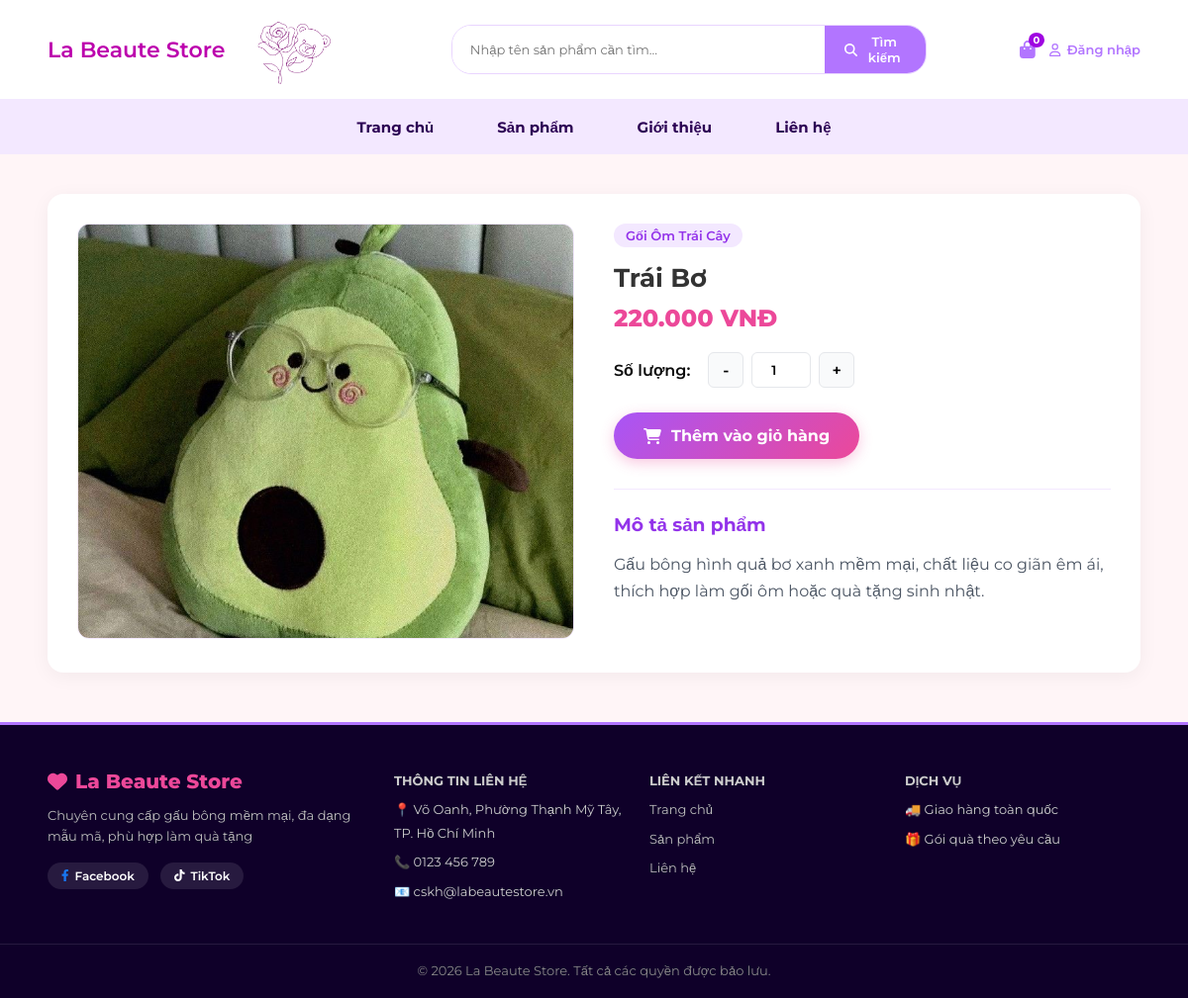
The app's page /product-detail.php?id=6 with its own data.
### tables this page shows
CREATE TABLE IF NOT EXISTS products (
    id INT AUTO_INCREMENT PRIMARY KEY,
    category_id INT NOT NULL,
    name VARCHAR(255) NOT NULL,
    price DECIMAL(10,2) NOT NULL,
    thumbnail VARCHAR(255) NOT NULL,
    description LONGTEXT NULL,
    created_at TIMESTAMP DEFAULT CURRENT_TIMESTAMP,
    FOREIGN KEY (category_id) REFERENCES categories(id) ON DELETE CASCADE
);

CREATE TABLE IF NOT EXISTS categories (
    id INT AUTO_INCREMENT PRIMARY KEY,
    name VARCHAR(100) NOT NULL,
    status TINYINT DEFAULT 1
);

### models/Product.php (called while the page is built, shortened)
<?php
class Product {
    private $conn;
    private $table = "products";
    public function __construct($db_conn) {
        $this->conn = $db_conn;
    }
    public function getProductById($id) {
        $sql = "SELECT p.*, c.name AS category_name
                FROM " . $this->table . " p
                LEFT JOIN categories c ON p.category_id = c.id
                WHERE p.id = :id LIMIT 1";
        $stmt = $this->conn->prepare($sql);
        $stmt->bindParam(':id', $id, PDO::PARAM_INT);
        $stmt->execute();
        return $stmt->fetch(PDO::FETCH_ASSOC);
    }
}

### product-detail.php (the view, shortened to what this page needs)
<?php
if (file_exists(__DIR__ . '/models/Product.php')) {
    require_once __DIR__ . '/models/Product.php';
} elseif (file_exists(__DIR__ . '/Product.php')) {
    require_once __DIR__ . '/Product.php';
}
$database = new Database();
$conn = $database->getConnection();
$id = isset($_GET['id']) ? intval($_GET['id']) : 0;
$product = null;
if ($conn && $id > 0) {
    if (class_exists('Product')) {
        $productModel = new Product($conn);
        if (method_exists($productModel, 'getProductById')) {
            $product = $productModel->getProductById($id);
        }
    }
}
function getProductImagePath($path) {
    if (str_starts_with($path, 'http://') || str_starts_with($path, 'https://') || str_starts_with($path, 'assets/')) {
        return $path;
    }
    return 'assets/uploads/products/' . ltrim($path, '/');
}
$isLoggedIn = isset($_SESSION['user']) || isset($_SESSION['user_id']);
$thumb = $product['thumbnail'] ?? ($product['image'] ?? '');
$mainImageUrl = getProductImagePath($thumb);
?>
<!DOCTYPE html>
<html lang="vi">
<head>
    <link rel="stylesheet" href="assets/css/style.css">
    <link rel="stylesheet" href="https://cdnjs.cloudflare.com/ajax/libs/font-awesome/6.4.0/css/all.min.css">
</head>
<body>
    <?php include("includes/header.php"); ?>
    <div class="container">
        <div class="detail-card">
            <div class="main-img-box">
                <img id="mainImg" src="<?php echo htmlspecialchars($mainImageUrl); ?>"
                    onerror="this.src='https://via.placeholder.com/450x450?text=No+Image';"
                    alt="<?php echo htmlspecialchars($product['name']); ?>">
            </div>
            <div class="product-info">
                <?php if (!empty($product['category_name'])): ?>
                <span class="category-badge"><?php echo htmlspecialchars($product['category_name']); ?></span>
                <?php endif; ?>
                <h1><?php echo htmlspecialchars($product['name']); ?></h1>
                <div class="detail-price">
                    <?php echo number_format($product['price'], 0, ',', '.'); ?> VNĐ
                </div>
                <form action="cart.php?action=add" method="POST" id="cartForm">
                    <div class="quantity-wrapper">
                        <label style="font-weight: 600; margin-right: 10px;">Số lượng:</label>
                        <button type="button" class="btn-qty" id="btnMinus">-</button>
                        <input type="number" name="quantity" id="inputQty" class="input-qty" value="1" min="1">
                        <button type="button" class="btn-qty" id="btnPlus">+</button>
                    </div>
                    <?php if ($isLoggedIn): ?>
                    <button type="submit" name="add_to_cart" class="btn-add-cart-detail">
                        <i class="fa-solid fa-cart-shopping"></i> Thêm vào giỏ hàng
                    </button>
                    <?php else: ?>
                    <a href="login.php?redirect=<?php echo urlencode('product-detail.php?id=' . $product['id']); ?>"
                        onclick="alert('Vui lòng đăng nhập trước khi thêm sản phẩm vào giỏ!');"
                        class="btn-add-cart-detail">
                        <i class="fa-solid fa-cart-shopping"></i> Thêm vào giỏ hàng
                    </a>
                    <?php endif; ?>
                </form>
                <div class="desc-box">
                    <h3 style="color: #9333ea; margin-bottom: 10px;">Mô tả sản phẩm</h3>
                    <div>
                        <?php echo nl2br(htmlspecialchars($product['description'] ?? 'Chưa có mô tả cho sản phẩm này.')); ?>
                    </div>
                </div>
            </div>
        </div>
    </div>
    <?php include("includes/footer.php"); ?>
</body>
</html>

### assets/css/style.css (style rules this page uses)
:root { --primary-purple: #b275ff; --dark-purple: #0f0029; --light-purple: #f3e8ff; --bg-pink: #fff5f7; --gradient-btn: linear-gradient(135deg, #a855f7, #ec4899); --gradient-title: linear-gradient(90deg, #ec4899, #a855f7); --text-color: #0c0c0c; --border-color: #fce7f3; }
* { box-sizing: border-box; margin: 0; padding: 0; font-family: "Montserrat", sans-serif; }
body { background-color: var(--bg-pink); color: var(--text-color); }
.container { width: 92%; max-width: 1200px; margin: 0 auto; }
body { background-color: #fff5f7; font-family: "Montserrat", Arial, sans-serif; margin: 0; padding: 0; }

### product-detail.php (style rules this page uses)
.detail-card { display: grid; grid-template-columns: 1fr 1fr; gap: 40px; background: #fff; padding: 30px; border-radius: 16px; box-shadow: 0 4px 20px rgba(0, 0, 0, 0.05); margin: 40px auto; }
.main-img-box img { width: 100%; height: 420px; object-fit: cover; border-radius: 12px; border: 1px solid #f3e8ff; transition: all 0.3s ease; }
.product-info h1 { font-size: 26px; color: #333; margin-bottom: 10px; }
.category-badge { display: inline-block; background: #f3e8ff; color: #9333ea; padding: 4px 12px; border-radius: 20px; font-size: 13px; font-weight: 600; margin-bottom: 15px; }
.detail-price { font-size: 24px; font-weight: 800; color: #ec4899; margin-bottom: 20px; }
.quantity-wrapper { display: flex; align-items: center; gap: 8px; margin-bottom: 25px; }
.btn-qty { width: 36px; height: 36px; border: 1px solid #e5e7eb; background: #f9fafb; border-radius: 6px; font-size: 16px; font-weight: 600; cursor: pointer; transition: all 0.2s; }
.input-qty { width: 60px; height: 36px; text-align: center; border: 1px solid #e5e7eb; border-radius: 6px; font-weight: 600; }
.btn-add-cart-detail { display: inline-flex; align-items: center; justify-content: center; gap: 10px; background: linear-gradient(135deg, #a855f7, #ec4899); color: #fff; border: none; padding: 14px 30px; font-size: 16px; font-weight: 700; border-radius: 30px; cursor: pointer; text-decoration: none; box-shadow: 0 4px 14px rgba(236, 72, 153, 0.3); transition: all 0.3s; }
.desc-box { margin-top: 30px; padding-top: 20px; border-top: 1px solid #f3e8ff; color: #4b5563; line-height: 1.7; }

### records on screen
products: thumbnail (picture), category.name "Gối Ôm Trái Cây", name "Trái Bơ", price "220.000", description "Gấu bông hình quả bơ xanh mềm mại, chất liệu co giãn êm ái, thích hợp làm gối ôm hoặc quà tặng sinh nhật."

### other values on screen
$cart_count "0"
